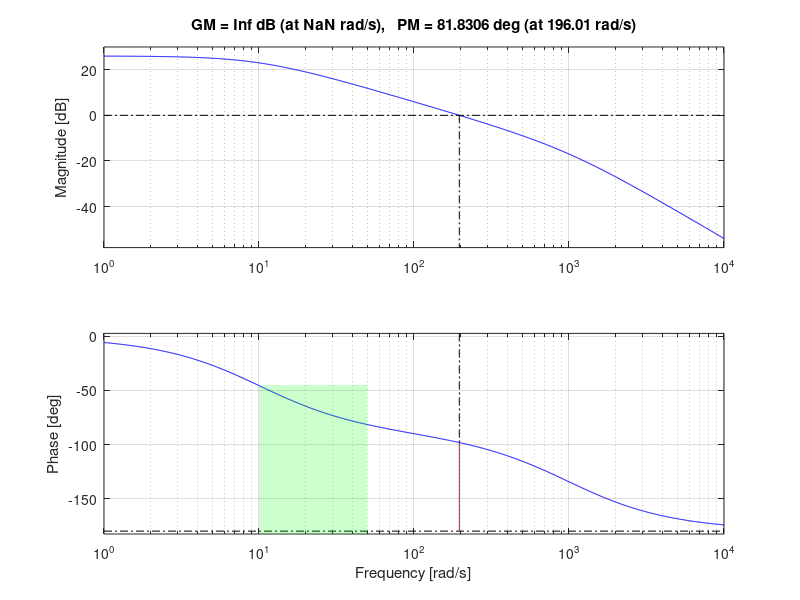

Recreate this plot in MATLAB.
clear all; close all; clc;

A_d = 20;
A_n = -20;

omega_d_max = 1;
omega_d_min = 1e-5;
omega_n_min = 1e3;
omega_n_max = 1e4;

figure(1);hold on;
Bnd_d_x = [omega_d_min; omega_d_max; omega_d_max; omega_d_min];
Bnd_d_y = [A_d; A_d; -150; -150];
patch(Bnd_d_x, Bnd_d_y,'r','FaceAlpha',0.2,'EdgeAlpha',0);
Bnd_n_x = [omega_n_min; omega_n_max; omega_n_max; omega_n_min];
Bnd_n_y = [A_n; A_n; 150; 150];
patch(Bnd_n_x, Bnd_n_y,'r','FaceAlpha',0.2,'EdgeAlpha',0);

mu = 20;
T1 = 0.1;
T2 = 0.001;
s = tf('s');
GG = mu/((1+T1*s)*(1+T2*s));

margin(GG)
grid on;
omega_c_min = 10;
omega_c_MAX = 50;
phi_spec = -45;
phi_low = -270;
Bnd_Mf_x = [omega_c_min; omega_c_MAX; omega_c_MAX; omega_c_min];
Bnd_Mf_y = [phi_spec; phi_spec; phi_low; phi_low];
patch(Bnd_Mf_x, Bnd_Mf_y,'g','FaceAlpha',0.2,'EdgeAlpha',0);